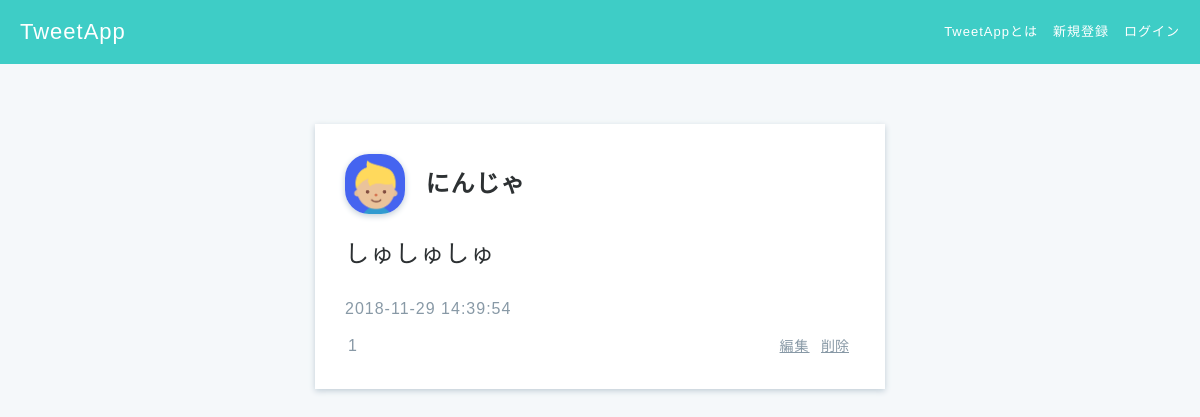
The app's page /posts_show.php?tweet_id=2 with its own data.
### tables this page shows
create table tweets (
tweet_id int auto_increment primary key,
user_id int not null,
content varchar(140) not null,
created datetime default current_timestamp,
updated datetime default current_timestamp on update current_timestamp,
foreign key(user_id) references users(id)
);

create table users (
id int auto_increment  primary key,
name varchar(100) not null,
email varchar(100) not null unique,
password varchar(100) not null,
created datetime default current_timestamp,
updated datetime default current_timestamp on update current_timestamp
);

### posts_show.php (the view, shortened to what this page needs)
<?php require 'header.php'; ?>
<?php
$sql=$pdo->prepare('
  SELECT * FROM tweets
  LEFT OUTER JOIN users
  ON tweets.user_id = users.id
  where tweets.tweet_id = ?
  ');
$sql->execute([
  $_REQUEST['tweet_id']
]);
?>
<?php foreach ($sql->fetchAll() as $row): ?>
<div class="main posts-show">
  <div class="container">
    <div class="posts-show-item">
      <div class="post-user-name">
        <img src="img/<?=$row['id']?>.jpg">
        <a href="users_show.php?id=<?=$row['id']?>'"><?=$row['name'] ?></a>
      </div>
      <p><?=$row['content'] ?></p>
      <div class="post-time"><?=$row['updated'] ?></div>
      <span class="fa fa-heart like-btn">1</span>
      <div class="post-menus">
        <a href="posts_edit.php?tweet_id=<?=$row['tweet_id'] ?>">編集</a>
        <form action="posts.php" method="post">
        <input type="submit" value="削除">
        </form>
      </div>
    </div>
  </div>
</div>
<?php endforeach; ?>

### css/style.css (style rules this page uses)
* { box-sizing: border-box; }
html { font: 100%/1.5 'Avenir Next', 'Hiragino Sans', sans-serif; line-height: 1.7; letter-spacing: 1px; }
a { text-decoration: none; color: #2d3133; font-size: 14px; }
h1, h2, h3, h4, h5, h6, p { margin: 0; }
input { background-color: transparent; outline-width: 0; }
form input[type="submit"] { border: none; cursor: pointer; }
body { color: #2d3133; background-color: #3ecdc6; margin: 0; min-height: 1vh; }
.main { position: absolute; top: 64px; width: 100%; height: auto; min-height: 100%; background-color: #f5f8fa; }
.container { max-width: 600px; margin: 60px auto; padding-left: 15px; padding-right: 15px; clear: both; }
.post-user-name a { font-weight: 600; }
.posts-show form { display: inline; }
.posts-show-item { padding: 30px; background-color: white; box-shadow: 0 2px 6px #c1ced7; overflow: hidden; }
.posts-show-item img { width: 60px; height: 60px; border-radius: 40%; box-shadow: 0 2px 6px #c1ced7; vertical-align: middle; object-fit: cover; }
.posts-show-item .post-user-name a { vertical-align: middle; font-size: 24px; margin-left: 15px; }
.posts-show-item p { font-size: 24px; margin: 20px 0; }
.post-time { color: #8899a6; margin-bottom: 10px; }
.like-btn { color: #8899a6; }
.posts-show-item .fa { font-size: 16px; margin-right: 3px; }
.post-menus { float: right; }
.post-menus a, .post-menus input { color: #8899a6; text-decoration: underline; font-size: 14px; }

### records on screen
tweets: user.name "にんじゃ", content "しゅしゅしゅ", user.updated "2018-11-29 14:39:54"
